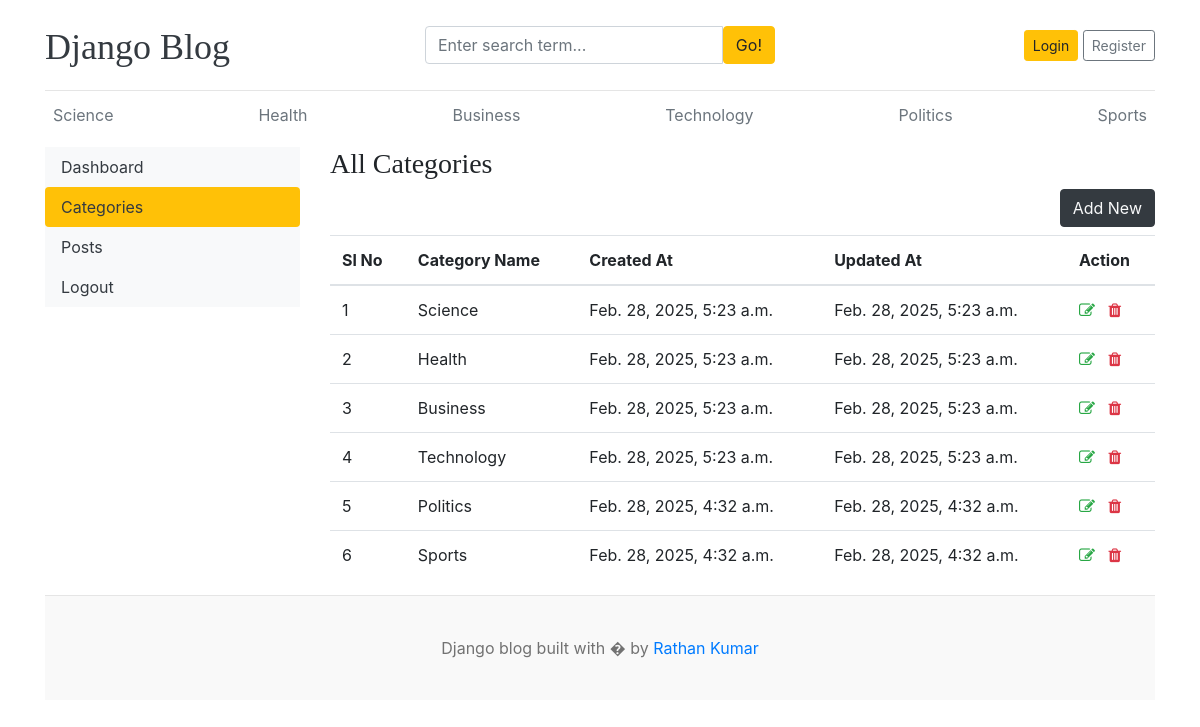
/dashboards/categories/, run on the app's committed database.
### blog/models.py (models this page shows, shortened)
class Category(models.Model):
    cat_name = models.CharField(max_length=30)
    created_at = models.DateTimeField(auto_now_add=True)
    updated_at = models.DateTimeField(auto_now=True)
    class Meta:
        verbose_name_plural = 'Categories'

### dashboards/views.py (the view)
# urls.py: path('categories/',views.categories,name='categories'),
def categories(request):
    categories = Category.objects.all().order_by('-created_at')
    context = {
        'categories':categories,
        }
    return render(request,'dashboards/categories.html',context)

### templates/dashboards/categories.html (shortened to what this page needs)
{% extends 'blog/base.html' %}
{% block content %}
<div class="row">
{% include 'dashboards/sidebar.html' %}
<div class="col-md-9">
<h3>All Categories</h3>
<a href="{% url 'add_categories' %}" class="btn btn-dark text-light float-right mb-2">Add New</a>
    <table class="table table-hover">
        <thead>
          <tr>
            <th>Sl No</th>
            <th>Category Name</th>
            <th>Created At</th>
            <th>Updated At</th>
            <th>Action</th>
          </tr>
        </thead>
        <tbody>
            {% for i in categories %}
          <tr>
            <td>{{forloop.counter}}</td>
            <td>{{i.cat_name}}</td>
            <td>{{i.created_at}}</td>
            <td>{{i.updated_at}}</td>
            <td>
                <a href="{% url 'edit_category' i.pk %}"><i class="fa fa-edit text-success"></i></a>
                <a href="{% url 'delete_category' i.pk %}"><i class="fa fa-trash text-danger"></i></a>
            </td>
          </tr>
          {% endfor %}
        </tbody>
      </table>
</div>
</div>
{% endblock %}

### templates/blog/base.html (shortened to what this page needs)
{% load static %}
<!DOCTYPE html>
<html lang="en">
<head>
    <link href="https://getbootstrap.com/docs/4.0/dist/css/bootstrap.min.css" rel="stylesheet">
    <link href="{% static 'css/blog.css' %}" rel="stylesheet">
    <link rel="stylesheet" href="https://cdnjs.cloudflare.com/ajax/libs/font-awesome/4.7.0/css/font-awesome.min.css">
  </head>
<body>
    <div class="container">
      <header class="blog-header py-3">
        <div class="row flex-nowrap justify-content-between align-items-center">
          <div class="col-4 pt-1">
            <a class="blog-header-logo text-dark" href="/">Django Blog</a>
          </div>
          <div class="col-4">
            <form action="{% url 'search' %}" method="get">
              <div class="input-group">
                <input class="form-control" name="keyword" value="{{keyword}}" type="text" placeholder="Enter search term..." aria-label="Enter search term..." aria-describedby="button-search" />
                <button  class="btn btn-warning" id="button-search" type="submit">Go!</button>
            </div>
            </form>
          </div>
          <div class="col-4 d-flex justify-content-end align-items-center">
            {% if not user.is_authenticated %}
            <a class="btn btn-sm btn-warning" href="{% url 'login' %}">Login</a> &nbsp;
            <a class="btn btn-sm btn-outline-secondary" href="{% url 'register' %}">Register</a>
            {% else %}
            <span>{{user.username}}</span>&nbsp;&nbsp;&nbsp;
            <a class="btn btn-sm btn-warning" href="{% url 'logout' %}">Logout</a> &nbsp;&nbsp;
            <a class="btn btn-sm btn-warning" href="{% url 'dashboard' %}">Dashboard</a>
            {% endif %}
          </div>
        </div>
      </header>
      <div class="nav-scroller py-1 mb-2">
        <nav class="nav d-flex justify-content-between">
          {% for i in categories %}
          <a class="p-2 text-muted" href="{% url 'get_post_by_category' i.id %}">{{i.cat_name}}</a>
          {% endfor %}
        </nav>
      </div>
{% block content %}
{% endblock %}
<footer class="blog-footer">
    <p>Django blog built with � by <a href="#">Rathan Kumar</a></p>
  </footer>
  </body>
  </html>

### static/css/blog.css (style rules this page uses)
.blog-header { border-bottom: 1px solid #e5e5e5; }
.blog-header-logo { font-family: "Playfair Display", Georgia, "Times New Roman", serif; font-size: 2.25rem; }
h1, h2, h3, h4, h5, h6 { font-family: "Playfair Display", Georgia, "Times New Roman", serif; }
.blog-footer { padding: 2.5rem 0; color: #727272; text-align: center; background-color: #f9f9f9; border-top: .05rem solid #e5e5e5; }
.blog-footer p:last-child { margin-bottom: 0; }

### data on the page
Category: cat_name "Science", created_at "Feb. 28, 2025, 5:23 a.m.", updated_at "Feb. 28, 2025, 5:23 a.m."
Category: cat_name "Health", created_at "Feb. 28, 2025, 5:23 a.m.", updated_at "Feb. 28, 2025, 5:23 a.m."
Category: cat_name "Business", created_at "Feb. 28, 2025, 5:23 a.m.", updated_at "Feb. 28, 2025, 5:23 a.m."
Category: cat_name "Technology", created_at "Feb. 28, 2025, 5:23 a.m.", updated_at "Feb. 28, 2025, 5:23 a.m."
Category: cat_name "Politics", created_at "Feb. 28, 2025, 4:32 a.m.", updated_at "Feb. 28, 2025, 4:32 a.m."
Category: cat_name "Sports", created_at "Feb. 28, 2025, 4:32 a.m.", updated_at "Feb. 28, 2025, 4:32 a.m."
